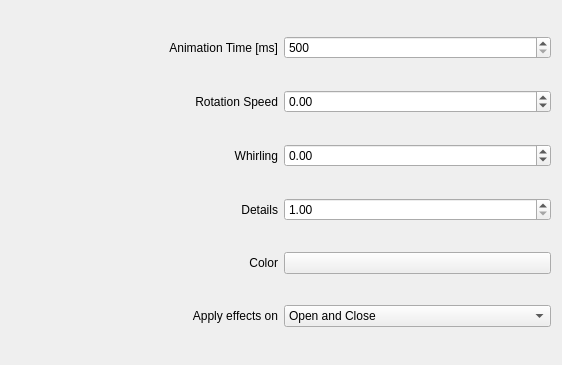
<?xml version="1.0" encoding="UTF-8"?>

<!--
SPDX-FileCopyrightText: Simon Schneegans <code@simonschneegans.de>
SPDX-License-Identifier: GPL-3.0-or-later
-->

<ui version="4.0">
 <class>BMWConfigForm</class>
 <widget class="QWidget" name="BMWConfigForm">
  <property name="geometry">
   <rect>
    <x>0</x>
    <y>0</y>
    <width>562</width>
    <height>365</height>
   </rect>
  </property>
  <layout class="QGridLayout" name="gridLayout">
   <item row="4" column="0">
    <widget class="QLabel" name="label_2">
     <property name="text">
      <string>Color</string>
     </property>
     <property name="alignment">
      <set>Qt::AlignRight|Qt::AlignTrailing|Qt::AlignVCenter</set>
     </property>
     <property name="buddy">
      <cstring>kcfg_Color</cstring>
     </property>
    </widget>
   </item>
   <item row="0" column="0">
    <widget class="QLabel" name="label">
     <property name="text">
      <string>Animation Time [ms]</string>
     </property>
     <property name="alignment">
      <set>Qt::AlignRight|Qt::AlignTrailing|Qt::AlignVCenter</set>
     </property>
    </widget>
   </item>
   <item row="1" column="0">
    <widget class="QLabel" name="label_3">
     <property name="text">
      <string>Rotation Speed</string>
     </property>
     <property name="alignment">
      <set>Qt::AlignRight|Qt::AlignTrailing|Qt::AlignVCenter</set>
     </property>
    </widget>
   </item>
   <item row="0" column="1">
    <widget class="QSpinBox" name="kcfg_Duration">
     <property name="minimum">
      <number>500</number>
     </property>
     <property name="maximum">
      <number>5000</number>
     </property>
     <property name="singleStep">
      <number>100</number>
     </property>
    </widget>
   </item>
   <item row="4" column="1">
    <widget class="KColorButton" name="kcfg_Color">
     <property name="alphaChannelEnabled" stdset="0">
      <bool>true</bool>
     </property>
    </widget>
   </item>
   <item row="2" column="0">
    <widget class="QLabel" name="label_4">
     <property name="text">
      <string>Whirling</string>
     </property>
     <property name="alignment">
      <set>Qt::AlignRight|Qt::AlignTrailing|Qt::AlignVCenter</set>
     </property>
    </widget>
   </item>
   <item row="3" column="0">
    <widget class="QLabel" name="label_5">
     <property name="text">
      <string>Details</string>
     </property>
     <property name="alignment">
      <set>Qt::AlignRight|Qt::AlignTrailing|Qt::AlignVCenter</set>
     </property>
    </widget>
   </item>
   <item row="3" column="1">
    <widget class="QDoubleSpinBox" name="kcfg_Details">
     <property name="minimum">
      <double>1.000000000000000</double>
     </property>
     <property name="maximum">
      <double>100.000000000000000</double>
     </property>
    </widget>
   </item>
   <item row="2" column="1">
    <widget class="QDoubleSpinBox" name="kcfg_Whirling">
     <property name="minimum">
      <double>-2.000000000000000</double>
     </property>
     <property name="maximum">
      <double>2.000000000000000</double>
     </property>
     <property name="singleStep">
      <double>0.100000000000000</double>
     </property>
     <property name="stepType">
      <enum>QAbstractSpinBox::AdaptiveDecimalStepType</enum>
     </property>
    </widget>
   </item>
   <item row="1" column="1">
    <widget class="QDoubleSpinBox" name="kcfg_RotationSpeed">
     <property name="minimum">
      <double>-2.000000000000000</double>
     </property>
     <property name="maximum">
      <double>2.000000000000000</double>
     </property>
     <property name="singleStep">
      <double>0.100000000000000</double>
     </property>
     <property name="stepType">
      <enum>QAbstractSpinBox::AdaptiveDecimalStepType</enum>
     </property>
    </widget>
   </item>
  
            <item row="5" column="0">
                <widget class="QLabel" name="label_ApplyEffectsOn">
                    <property name="text">
                        <string>Apply effects on</string>
                    </property>
                    <property name="alignment">
                        <set>Qt::AlignmentFlag::AlignRight|Qt::AlignmentFlag::AlignTrailing|Qt::AlignmentFlag::AlignVCenter</set>
                    </property>
                </widget>
            </item>
            <item row="5" column="1">
                <widget class="QComboBox" name="kcfg_ApplyEffectsOn">
                                        <property name="currentIndex">
                        <number>2</number>
                    </property>
<item>
                        <property name="text">
                            <string>Open only</string>
                        </property>
                    </item>
                    <item>
                        <property name="text">
                            <string>Close only</string>
                        </property>
                    </item>
                    <item>
                        <property name="text">
                            <string>Open and Close</string>
                        </property>
                    </item>
                </widget>
            </item>

        </layout>
 </widget>
 <customwidgets>
  <customwidget>
   <class>KColorButton</class>
   <extends>QPushButton</extends>
   <header>kcolorbutton.h</header>
  </customwidget>
 </customwidgets>
 <resources/>
 <connections/>
</ui>
